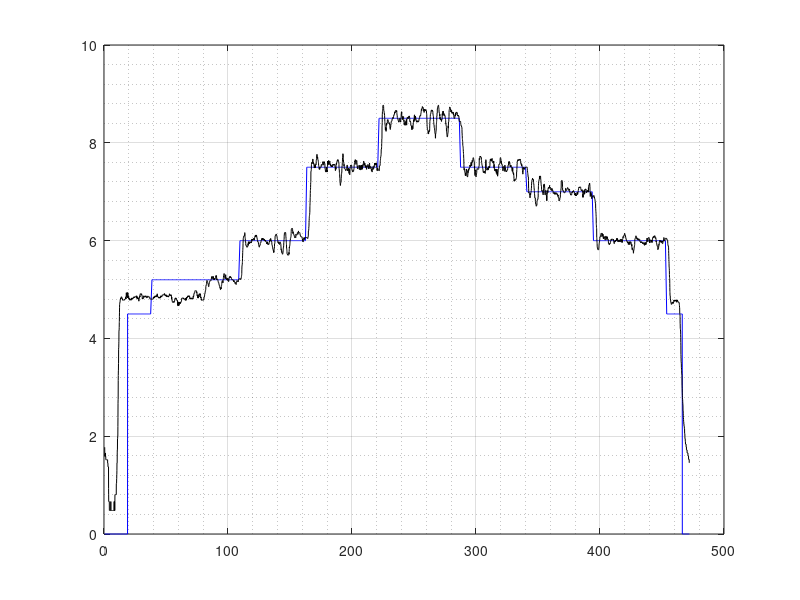

MATLAB code to generate this figure:
%% CARGA DE DATOS
[ALL]=csvread('Prueba_5.csv'); %%valor de muestras
[A]=ALL(:,2); %temp
[B]=ALL(:,3); %hum1
[C]=ALL(:,4); %hum
[D]=ALL(:,5); %pres
[E]=ALL(:,6); %densidad
[F]=ALL(:,7); %lec DdP (V)  
[G]=ALL(:,8); %DdP (P)
[H]=ALL(:,9); %DdP c/filtro  
[I]=ALL(:,10); %v s/filtro
[J]=ALL(:,11); %v c/filtro
[K]=ALL(:,12); %tiempo
K=K/1000;
[L]=ALL(:,13);  %pwm f
[M]=ALL(:,14);  %control
[T]=ALL(:,15); %v ref
[O]=ALL(:,16); %error


figure(1)
%plot(K,T,'b',K,I,'r',K,J,'k');%v c/f. + v ref +v s/f.
plot(K,T,'b',K,J,'k');%v c/f  + v ref. 
grid on
grid minor
